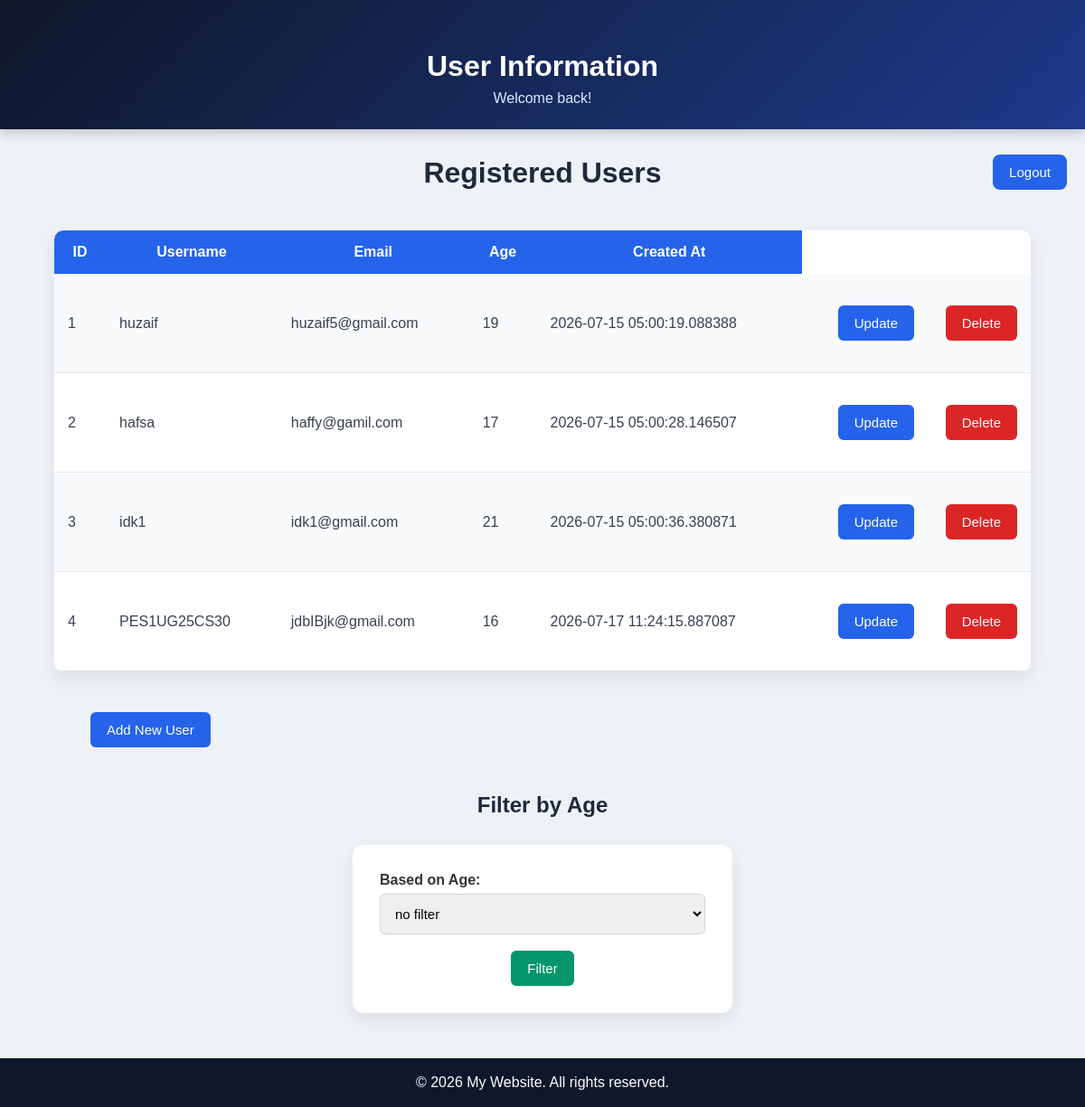
The page /home on the database its author committed.
### app.py (models this page shows, shortened)
class Users(db.Model):
    id=db.Column(db.Integer,primary_key=True)
    username=db.Column(db.String(80),unique=True,nullable=False)
    email =db.Column(db.String(100),nullable=False)
    age=db.Column(db.Integer,nullable=False)
    created_at=db.Column(db.DateTime,default=datetime.utcnow)

### app.py (the view)
@app.route('/home')
def home():
    users=Users.query.all() #OR SELECT * FROM users //stores everyrow in users
    return render_template('home.html',users=users,filtered_users=None)

### templates/home.html (shortened to what this page needs)
{% extends 'base.html' %}
{% block content %}
<h1>Registered Users</h1>
<div class="logout-div"><a class="logout-a" href="{{ url_for('logout') }}">Logout</a>
</div>
<table>
    <tr>
        <th>ID</th>
        <th>Username</th>
        <th>Email</th>
        <th>Age</th>
        <th>Created At</th>
    </tr>
    {% for user in users %}
    <tr>
        <td>{{ user.id }}</td>
        <td>{{ user.username }}</td>
        <td>{{ user.email }}</td>
        <td>{{ user.age }}</td>
        <td>{{ user.created_at }}</td>
        <td>
            <div class="two-buttons-div">
            <a href="{{ url_for('update',id=user.id)}}">Update</a>
            <form action="{{ url_for('delete',id=user.id) }}" method="POST"><button class="del-btn" type="submit">Delete</button></form>
            </div>
        </td>
    </tr>
    {% endfor %}
</table>
<a href="{{ url_for('add_user') }}" class="add_user-a">
    Add New User
</a>
<h2>Filter by Age</h2>
<form method="POST" action="{{ url_for('filter')}}">
    <label for="filter">Based on Age: </label>
    <select id="filter" name="filter">
        <option value="nofilter">no filter</option>
    </select>
    <br>
    <div class="filter-btn-wrapper">
    <button class="filter-btn" type="submit">Filter</button>
</div>
</form>
{% endblock %}

### templates/base.html (shortened to what this page needs)
<!DOCTYPE html>
<html lang="en">
<head>
</head>
<body>
    <header>
        <h1 style="color: white;">User Information</h1>
        <p>Welcome back!</p>
    </header>
    <main>
        {% block content %}
        {% endblock %}
    </main>
    <footer>
    © 2026 My Website. All rights reserved.
</footer>
</body>
</html>

### templates/base.html (style rules this page uses)
* { margin:0; padding:0; box-sizing:border-box; }
body { font-family:Arial, Helvetica, sans-serif; background:#eef2f7; color:#333; min-height:100vh; }
header { background:linear-gradient(135deg,#0f172a,#1e3a8a); color:white; text-align:center; padding:25px; box-shadow:0 4px 12px rgba(0,0,0,.2); }
header h1 { font-size:32px; margin-bottom:8px; }
header p { color:#dbeafe; }
h1,h2 { text-align:center; margin:30px 0 20px; color:#1e293b; }
table { width:90%; margin:25px auto; border-collapse:collapse; background:white; border-radius:10px; overflow:hidden; box-shadow:0 8px 20px rgba(0,0,0,.08); }
th { background:#2563eb; color:white; padding:15px; font-size:16px; }
td { padding:15px; border-bottom:1px solid #e5e7eb; color:#374151; }
tr:nth-child(even) { background:#f8fafc; }
form { width:420px; margin:30px auto; background:white; padding:30px; border-radius:12px; box-shadow:0 8px 20px rgba(0,0,0,.08); }
label { display:block; margin-bottom:6px; font-weight:bold; }
input, select { width:100%; padding:12px; margin-bottom:18px; border:1px solid #cbd5e1; border-radius:6px; font-size:15px; }
button, a { display:inline-block; text-decoration:none; background:#2563eb; color:white; border:none; padding:11px 18px; border-radius:6px; cursor:pointer; transition:.25s; font-size:15px; }
.logout-a { display:inline-block; text-decoration:none; background:#2563eb; color:white; border:none; padding:11px 18px; border-radius:8px; cursor:pointer; position: absolute; right: 20px; font-size:15px; }
.logout-div { display: flex; align-items: flex-end; }
.del-btn { background:#dc2626; }
.filter-btn { background:#059669; }
.two-buttons-div { display:flex; gap:10px; justify-content:center; align-items:center; }
.two-buttons-div form { margin:0; padding:0; width:auto; background:none; box-shadow:none; }
a { margin:20px auto; }
footer { margin-top:50px; background:#0f172a; color:white; text-align:center; padding:18px; }
.add_user-a { margin-left: 100px; }
.filter-btn-wrapper { display: flex; justify-content: center; }

### rows shown on the page
Users: id "1", username "huzaif", email "huzaif5@gmail.com", age "19", created_at "2026-07-15 05:00:19.088388"
Users: id "2", username "hafsa", email "haffy@gamil.com", age "17", created_at "2026-07-15 05:00:28.146507"
Users: id "3", username "idk1", email "idk1@gmail.com", age "21", created_at "2026-07-15 05:00:36.380871"
Users: id "4", username "PES1UG25CS30", email "jdbIBjk@gmail.com", age "16", created_at "2026-07-17 11:24:15.887087"
